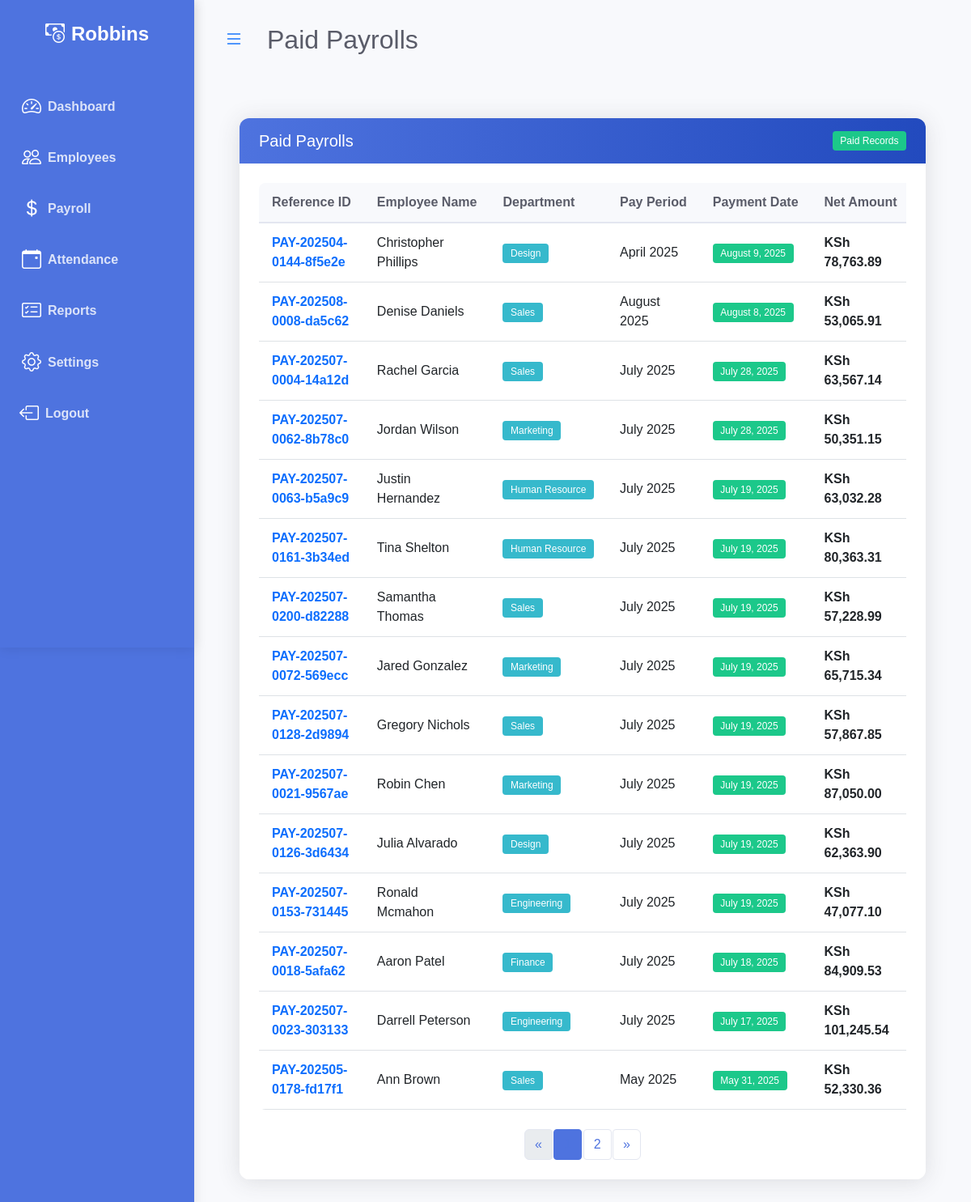
The app's page /payrolls/paid/ (signed in) with its own data.
### payroll/models.py (models this page shows, shortened)
class Company(models.Model):
    name = models.CharField(max_length=255)
    logo = models.ImageField(upload_to='logos/', null=True, blank=True)

class Payroll(models.Model):
    reference_id = models.CharField(
        max_length=50,  # Increased length to accommodate UUID
        unique=True,
        help_text="Unique reference ID for this payroll",
        editable=False  # Prevent manual editing
    )
    PAYMENT_STATUS_CHOICES = [
        ('paid', 'Paid'),
        ('pending', 'Pending'),
    ]
    employee = models.ForeignKey(Employee, on_delete=models.CASCADE, related_name='payrolls')
    pay_period = models.DateField(
        default=timezone.now,
        help_text="Period for which this payroll is generated"
    )
    gross_salary = models.DecimalField(max_digits=10, decimal_places=2)
    total_allowances = models.DecimalField(max_digits=10, decimal_places=2, default=0.00)
    total_deductions = models.DecimalField(max_digits=10, decimal_places=2, default=0.00)
    net_salary = models.DecimalField(max_digits=10, decimal_places=2)
    payment_status = models.CharField(
        max_length=20,
        choices=PAYMENT_STATUS_CHOICES,
        default='pending'
    )
    payment_date = models.DateField(blank=True, null=True)
    created_at = models.DateTimeField(auto_now_add=True)
    updated_at = models.DateTimeField(auto_now=True)
    tax_rate = models.DecimalField(max_digits=5, decimal_places=2, default=0)
    health_insurance = models.DecimalField(max_digits=10, decimal_places=2, default=0)
    retirement_rate = models.DecimalField(max_digits=5, decimal_places=2, default=0)
    tax_amount = models.DecimalField(max_digits=10, decimal_places=2, default=0)
    retirement_amount = models.DecimalField(max_digits=10, decimal_places=2, default=0)
    class Meta:
        ordering = ['-pay_period', 'employee__first_name']
        unique_together = ['employee', 'pay_period']

class Employee(models.Model):
    ACTIVE_STATUS = [
        ('active', 'Active'),
        ('on_leave', 'On Leave'),
        ('probation', 'Probation'),
    ]
    DEPARTMENT_CHOICES = [
        ('engineering', 'Engineering'),
        ('marketing', 'Marketing'),
        ('sales', 'Sales'),
        ('human_resource', 'Human Resource'),
        ('finance', 'Finance'),
        ('design', 'Design'),
    ]
    first_name = models.CharField(max_length=30)
    last_name = models.CharField(max_length=30)
    email = models.EmailField()
    phone_number = models.CharField(max_length=15, blank=True, null=True)
    hire_date = models.DateField()
    department = models.CharField(
        max_length=20,
        choices=DEPARTMENT_CHOICES,
        null=True,
        blank=True,
    )
    salary = models.DecimalField(max_digits=10, decimal_places=2)
    is_active = models.CharField(
        max_length=10,
        choices=ACTIVE_STATUS,
        default='active',
    )

### payroll/views.py (the view)
# urls.py: path('payrolls/paid/', views.paid_payroll_list, name='paid_payroll_list'),
@login_required
def paid_payroll_list(request):
    paid_payrolls_list = Payroll.objects.filter(payment_status='paid').order_by('-payment_date')
    paginator = Paginator(paid_payrolls_list, 15)  # Show 15 payrolls per page
    page = request.GET.get('page')
    try:
        paid_payrolls = paginator.page(page)
    except PageNotAnInteger:
        paid_payrolls = paginator.page(1)
    except EmptyPage:
        paid_payrolls = paginator.page(paginator.num_pages)
    context = {
        'paid_payrolls': paid_payrolls,
        'title': 'Paid Payrolls'
    }
    return render(request, 'payroll/paid_payroll_list.html', context)

### payroll/templatetags/company_tags.py (called while the page is built)
@register.simple_tag
def get_company_name():
    company = Company.objects.first()
    return company.name if company else "PayPulse"

### payroll/templates/payroll/paid_payroll_list.html (shortened to what this page needs)
{% extends 'base.html' %}
{% load static %}
{% load humanize %}
{% block extra_css %}
<link rel="stylesheet" href="{% static 'payroll/css/payroll_list.css' %}">
{% endblock %}
{% block page_title %}
{{ title }}
{% endblock %}
{% block content %}
<div class="container-fluid px-4">
    <div class="row my-5">
      <div class="col-12">
        <div class="card animate-fade-in">
          <div class="card-header d-flex justify-content-between align-items-center">
            <h5 class="mb-0">{{ title }}</h5>
            <span class="badge bg-success">Paid Records</span>
          </div>
          <div class="card-body">
            <div class="table-responsive">
              <table class="table table-hover align-middle">
                <thead>
                  <tr>
                    <th>Reference ID</th>
                    <th>Employee Name</th>
                    <th>Department</th>
                    <th>Pay Period</th>
                    <th>Payment Date</th>
                    <th>Net Amount</th>
                  </tr>
                </thead>
                <tbody>
                  {% for payroll in paid_payrolls %}
                  <tr>
                    <td><span class="fw-bold text-primary">{{ payroll.reference_id }}</span></td>
                    <td>{{ payroll.employee.first_name }} {{ payroll.employee.last_name }}</td>
                    <td><span class="badge bg-info text-white">{{ payroll.employee.get_department_display }}</span></td>
                    <td>{{ payroll.pay_period|date:"F Y" }}</td>
                    <td><span class="badge bg-success">{{ payroll.payment_date|date:"F j, Y" }}</span></td>
                    <td class="fw-bold">KSh {{ payroll.net_salary|floatformat:2|intcomma }}</td>
                  </tr>
                  {% endfor %}
                </tbody>
              </table>
            </div>
                    {% if paid_payrolls.has_other_pages %}
                    <nav aria-label="Page navigation">
                        <ul class="pagination justify-content-center mt-4">
                            {% if paid_payrolls.has_previous %}
                            <li class="page-item">
                                <a class="page-link" href="?page={{ paid_payrolls.previous_page_number }}"
                                    aria-label="Previous">
                                    <span aria-hidden="true">&laquo;</span>
                                </a>
                            </li>
                            {% else %}
                            <li class="page-item disabled">
                                <span class="page-link" aria-hidden="true">&laquo;</span>
                            </li>
                            {% endif %}
                            {% for i in paid_payrolls.paginator.page_range %}
                            {% if paid_payrolls.number == i %}
                            <li class="page-item active" aria-current="page"><span class="page-link">{{ i }}</span>
                            </li>
                            {% else %}
                            <li class="page-item"><a class="page-link" href="?page={{ i }}">{{ i }}</a></li>
                            {% endif %}
                            {% endfor %}
                            {% if paid_payrolls.has_next %}
                            <li class="page-item">
                                <a class="page-link" href="?page={{ paid_payrolls.next_page_number }}"
                                    aria-label="Next">
                                    <span aria-hidden="true">&raquo;</span>
                                </a>
                            </li>
                            {% else %}
                            <li class="page-item disabled">
                                <span class="page-link" aria-hidden="true">&raquo;</span>
                            </li>
                            {% endif %}
                        </ul>
                    </nav>
                    {% endif %}
                </div>
            </div>
        </div>
    </div>
</div>
{% endblock %}

### templates/sidebar.html (shortened to what this page needs)
{% load company_tags %}
<div class="bg-primary-dark" id="sidebar-wrapper">
      <div class="sidebar-heading text-center py-4 fs-4 fw-bold text-white">
        <i class="bi bi-cash-coin me-2"></i><span class="sidebar-label">{% get_company_name %}</span>
      </div>
      <div class="list-group list-group-flush my-3">
        <a href="{% url 'index'%}" class="list-group-item list-group-item-action bg-transparent second-text fw-bold {% if request.resolver_match.url_name == 'index' %}active{% endif %}">
          <i class="bi bi-speedometer2 me-2"></i><span class="sidebar-label">Dashboard</span>
        </a>
        <a href="{% url 'employee_list'%}" class="list-group-item list-group-item-action bg-transparent second-text fw-bold {% if request.resolver_match.url_name == 'employee_list' %}active{% endif %}">
          <i class="bi bi-people me-2"></i><span class="sidebar-label">Employees</span>
        </a>
        <a href="{% url 'payroll'%}" class="list-group-item list-group-item-action bg-transparent second-text fw-bold {% if request.resolver_match.url_name == 'payroll' %}active{% endif %}">
          <i class="bi bi-currency-dollar me-2"></i><span class="sidebar-label">Payroll</span>
        </a>
        <a href="#" class="list-group-item list-group-item-action bg-transparent second-text fw-bold">
          <i class="bi bi-calendar-event me-2"></i><span class="sidebar-label">Attendance</span>
        </a>
        <a href="{% url 'reports' %}" class="list-group-item list-group-item-action bg-transparent second-text fw-bold {% if request.resolver_match.url_name == 'reports' %}active{% endif %}">
          <i class="bi bi-card-checklist me-2"></i><span class="sidebar-label">Reports</span>
        </a>
        <a href="{% url 'company_settings' %}" class="list-group-item list-group-item-action bg-transparent second-text fw-bold {% if request.resolver_match.url_name == 'company_settings' %}active{% endif %}">
          <i class="bi bi-gear me-2"></i><span class="sidebar-label">Settings</span>
        </a>
        {% if user.is_authenticated %}
        <a href="#" onclick="event.preventDefault(); document.getElementById('logout-form').submit();" class="list-group-item list-group-item-action bg-transparent text-danger fw-bold border-0 w-100 text-start">
          <i class="bi bi-box-arrow-left me-2"></i><span class="sidebar-label">Logout</span>
        </a>
        {% else %}
        <a href="{% url 'login' %}" class="list-group-item list-group-item-action bg-transparent second-text fw-bold">
          <i class="bi bi-box-arrow-in-right me-2"></i><span class="sidebar-label">Login</span>
        </a>
        {% endif %}
      </div>
    </div>

### static/css/style.css (style rules this page uses)
:root { --primary-color: #4e73df;--secondary-color: #1cc88a;--danger-color: #e74a3b;--warning-color: #f6c23e;--info-color: #36b9cc;--dark-color: #5a5c69;--light-color: #f8f9fc;--border-color: #e3e6f0 }
* { margin:0;padding:0;box-sizing:border-box }
body { font-family:Nunito,sans-serif;background-color:#f8f9fc;color:#5a5c69;overflow-x:hidden }
#sidebar-wrapper { min-height:100vh;width:250px;flex-shrink: 0;margin-left:0;transition:margin .25s ease-out;background-color:var(--primary-color) }
#sidebar-wrapper .sidebar-heading { padding:.875rem 1.25rem;font-size:1.2rem }
#sidebar-wrapper .list-group { width:15rem }
.list-group-item { border:none;padding:.85rem 1.5rem;color:#fffc!important }
.bg-primary-dark { background-color:var(--primary-color) }
.second-text { color:#fffc }
.pagination .page-item.active .page-link { background-color:var(--primary-color);border-color:var(--primary-color) }
.pagination .page-link { color:var(--primary-color) }
.badge { padding:.5em .8em;font-weight:500;font-size:.75em }

### static/css/responsive.css (style rules this page uses)
@media (min-width: 768px) { #sidebar-wrapper { margin-left: 0; } }
@media (min-width: 1200px) { .container-fluid { padding-left: 2rem; padding-right: 2rem; } }
.sidebar .list-group-item { border-left: 3px solid transparent; transition: all 0.2s ease; }

### payroll/static/payroll/css/payroll_list.css (style rules this page uses)
:root { --primary-color: #4e73df; --secondary-color: #1cc88a; --danger-color: #e74a3b; --warning-color: #f6c23e; --info-color: #36b9cc; --dark-color: #5a5c69; --light-color: #f8f9fc; --border-color: #e3e6f0; }
.card { border: none; border-radius: 0.75rem; box-shadow: 0 0.15rem 1.75rem 0 rgba(58, 59, 69, 0.15); transition: transform 0.3s ease, box-shadow 0.3s ease; overflow: hidden; }
.card .card-header { background: linear-gradient(90deg, var(--primary-color) 0%, #224abe 100%); color: #fff; border-bottom: none; padding: 1rem 1.5rem; font-weight: 600; }
.card .card-body { padding: 1.5rem; background-color: #fff; }
.table { margin-bottom: 0; border-radius: 0.5rem; overflow: hidden; }
.table th { background-color: var(--light-color); color: var(--dark-color); font-weight: 600; border-bottom: 2px solid var(--border-color); padding: 0.75rem 1rem; white-space: nowrap; }
.table td { padding: 0.75rem 1rem; vertical-align: middle; }
.table tbody tr:nth-child(even) { background-color: rgba(78, 115, 223, 0.05); }
.badge { padding: 0.5em 0.8em; font-weight: 500; font-size: 0.75em; border-radius: 0.25rem; }
.badge.bg-success { background-color: var(--secondary-color) !important; }
.badge.bg-info { background-color: var(--info-color) !important; }
.pagination { margin-top: 1.5rem; margin-bottom: 0; }
.pagination .page-item.active .page-link { background-color: var(--primary-color); border-color: var(--primary-color); }
.pagination .page-link { color: var(--primary-color); border-color: var(--border-color); margin: 0 0.15rem; border-radius: 0.25rem; }
.animate-fade-in { animation: fadeIn 0.5s ease-in-out; }

### templates/base.html (style rules this page uses)
#sidebar-wrapper { width: 15rem; min-width: 15rem; max-width: 15rem; min-height: 100vh; background: #4e73df; box-shadow: 0 0 15px rgba(0,0,0,0.1); transition: all 0.3s cubic-bezier(.4,0,.2,1); z-index: 1001; }
#sidebar-wrapper .list-group-item { white-space: nowrap; overflow: hidden; text-overflow: ellipsis; transition: padding 0.2s, text-align 0.2s; display: flex; align-items: center; }
#sidebar-wrapper .list-group-item i { color: #fff !important; font-size: 1.5rem; margin-right: 0.5rem; transition: margin 0.2s; }
.sidebar .list-group-item { color: rgba(255, 255, 255, 0.8) !important; background-color: transparent; }
#sidebar-wrapper .list-group-item i { color: #fff !important; }

### records on screen
Company: name "Robbins"
Payroll: reference_id "PAY-202504-0144-8f5e2e", employee.first_name "Christopher", employee.last_name "Phillips", employee.department "Design", pay_period "April 2025", payment_date "August 9, 2025", net_salary "78,763.89"
Payroll: reference_id "PAY-202508-0008-da5c62", employee.first_name "Denise", employee.last_name "Daniels", employee.department "Sales", pay_period "August 2025", payment_date "August 8, 2025", net_salary "53,065.91"
Payroll: reference_id "PAY-202507-0004-14a12d", employee.first_name "Rachel", employee.last_name "Garcia", employee.department "Sales", pay_period "July 2025", payment_date "July 28, 2025", net_salary "63,567.14"
Payroll: reference_id "PAY-202507-0062-8b78c0", employee.first_name "Jordan", employee.last_name "Wilson", employee.department "Marketing", pay_period "July 2025", payment_date "July 28, 2025", net_salary "50,351.15"
Payroll: reference_id "PAY-202507-0063-b5a9c9", employee.first_name "Justin", employee.last_name "Hernandez", employee.department "Human Resource", pay_period "July 2025", payment_date "July 19, 2025", net_salary "63,032.28"
Payroll: reference_id "PAY-202507-0161-3b34ed", employee.first_name "Tina", employee.last_name "Shelton", employee.department "Human Resource", pay_period "July 2025", payment_date "July 19, 2025", net_salary "80,363.31"
Payroll: reference_id "PAY-202507-0200-d82288", employee.first_name "Samantha", employee.last_name "Thomas", employee.department "Sales", pay_period "July 2025", payment_date "July 19, 2025", net_salary "57,228.99"
Payroll: reference_id "PAY-202507-0072-569ecc", employee.first_name "Jared", employee.last_name "Gonzalez", employee.department "Marketing", pay_period "July 2025", payment_date "July 19, 2025", net_salary "65,715.34"
Payroll: reference_id "PAY-202507-0128-2d9894", employee.first_name "Gregory", employee.last_name "Nichols", employee.department "Sales", pay_period "July 2025", payment_date "July 19, 2025", net_salary "57,867.85"
Payroll: reference_id "PAY-202507-0021-9567ae", employee.first_name "Robin", employee.last_name "Chen", employee.department "Marketing", pay_period "July 2025", payment_date "July 19, 2025", net_salary "87,050.00"
Payroll: reference_id "PAY-202507-0126-3d6434", employee.first_name "Julia", employee.last_name "Alvarado", employee.department "Design", pay_period "July 2025", payment_date "July 19, 2025", net_salary "62,363.90"
Payroll: reference_id "PAY-202507-0153-731445", employee.first_name "Ronald", employee.last_name "Mcmahon", employee.department "Engineering", pay_period "July 2025", payment_date "July 19, 2025", net_salary "47,077.10"
Payroll: reference_id "PAY-202507-0018-5afa62", employee.first_name "Aaron", employee.last_name "Patel", employee.department "Finance", pay_period "July 2025", payment_date "July 18, 2025", net_salary "84,909.53"
Payroll: reference_id "PAY-202507-0023-303133", employee.first_name "Darrell", employee.last_name "Peterson", employee.department "Engineering", pay_period "July 2025", payment_date "July 17, 2025", net_salary "101,245.54"
Payroll: reference_id "PAY-202505-0178-fd17f1", employee.first_name "Ann", employee.last_name "Brown", employee.department "Sales", pay_period "May 2025", payment_date "May 31, 2025", net_salary "52,330.36"

### other values on screen
{{ title }} "Paid Payrolls"
{{ i }} "2"
